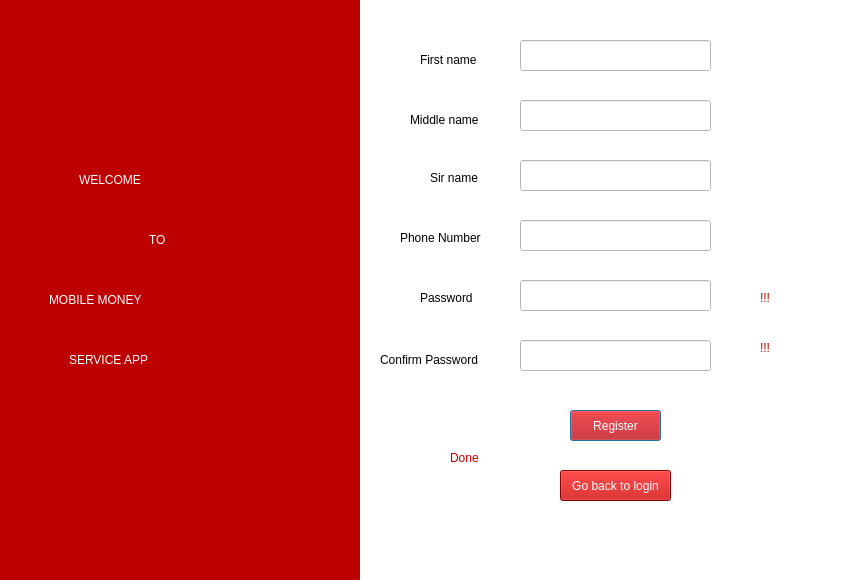
<?xml version="1.0" encoding="UTF-8"?>
<ui version="4.0">
 <class>Dialog</class>
 <widget class="QDialog" name="Dialog">
  <property name="geometry">
   <rect>
    <x>0</x>
    <y>0</y>
    <width>852</width>
    <height>581</height>
   </rect>
  </property>
  <property name="windowTitle">
   <string>Dialog</string>
  </property>
  <property name="styleSheet">
   <string notr="true">background-color: rgb(255, 255, 255);</string>
  </property>
  <widget class="QWidget" name="widget" native="true">
   <property name="geometry">
    <rect>
     <x>-1</x>
     <y>-1</y>
     <width>361</width>
     <height>581</height>
    </rect>
   </property>
   <property name="styleSheet">
    <string notr="true">background-color: rgb(189, 0, 0);
</string>
   </property>
   <widget class="QLabel" name="label_7">
    <property name="geometry">
     <rect>
      <x>150</x>
      <y>220</y>
      <width>51</width>
      <height>41</height>
     </rect>
    </property>
    <property name="styleSheet">
     <string notr="true">color: rgb(255, 255, 255);
font: 75 25pt &quot;Century Gothic&quot;;</string>
    </property>
    <property name="text">
     <string>TO</string>
    </property>
   </widget>
   <widget class="QLabel" name="label_8">
    <property name="geometry">
     <rect>
      <x>70</x>
      <y>340</y>
      <width>201</width>
      <height>41</height>
     </rect>
    </property>
    <property name="styleSheet">
     <string notr="true">color: rgb(255, 255, 255);
font: 75 25pt &quot;Century Gothic&quot;;</string>
    </property>
    <property name="text">
     <string>SERVICE APP</string>
    </property>
   </widget>
   <widget class="QLabel" name="label_9">
    <property name="geometry">
     <rect>
      <x>80</x>
      <y>160</y>
      <width>171</width>
      <height>41</height>
     </rect>
    </property>
    <property name="styleSheet">
     <string notr="true">color: rgb(255, 255, 255);
font: 75 25pt &quot;Century Gothic&quot;;</string>
    </property>
    <property name="text">
     <string>WELCOME</string>
    </property>
   </widget>
   <widget class="QLabel" name="label_10">
    <property name="geometry">
     <rect>
      <x>50</x>
      <y>280</y>
      <width>261</width>
      <height>41</height>
     </rect>
    </property>
    <property name="styleSheet">
     <string notr="true">color: rgb(255, 255, 255);
font: 75 25pt &quot;Century Gothic&quot;;</string>
    </property>
    <property name="text">
     <string>MOBILE MONEY</string>
    </property>
   </widget>
  </widget>
  <widget class="QLineEdit" name="snm">
   <property name="geometry">
    <rect>
     <x>520</x>
     <y>160</y>
     <width>191</width>
     <height>31</height>
    </rect>
   </property>
   <property name="styleSheet">
    <string notr="true">background-color: rgb(255, 255, 255);
font: 75 12pt &quot;Arial&quot;;</string>
   </property>
   <property name="inputMethodHints">
    <set>Qt::ImhDigitsOnly</set>
   </property>
   <property name="alignment">
    <set>Qt::AlignCenter</set>
   </property>
  </widget>
  <widget class="QLineEdit" name="ps">
   <property name="geometry">
    <rect>
     <x>520</x>
     <y>280</y>
     <width>191</width>
     <height>31</height>
    </rect>
   </property>
   <property name="styleSheet">
    <string notr="true">background-color: rgb(255, 255, 255);
font: 75 12pt &quot;Arial&quot;;</string>
   </property>
   <property name="inputMethodHints">
    <set>Qt::ImhDigitsOnly|Qt::ImhHiddenText|Qt::ImhNoAutoUppercase|Qt::ImhNoPredictiveText|Qt::ImhSensitiveData</set>
   </property>
   <property name="inputMask">
    <string notr="true"/>
   </property>
   <property name="text">
    <string notr="true"/>
   </property>
   <property name="echoMode">
    <enum>QLineEdit::Password</enum>
   </property>
   <property name="alignment">
    <set>Qt::AlignCenter</set>
   </property>
  </widget>
  <widget class="QPushButton" name="regist">
   <property name="geometry">
    <rect>
     <x>570</x>
     <y>410</y>
     <width>91</width>
     <height>31</height>
    </rect>
   </property>
   <property name="styleSheet">
    <string notr="true">background-color: rgb(189, 0, 0);
color: rgb(255, 255, 255);
</string>
   </property>
   <property name="text">
    <string>Register</string>
   </property>
  </widget>
  <widget class="QLabel" name="label">
   <property name="geometry">
    <rect>
     <x>430</x>
     <y>170</y>
     <width>71</width>
     <height>16</height>
    </rect>
   </property>
   <property name="styleSheet">
    <string notr="true">font: 75 12pt &quot;Arial&quot;;</string>
   </property>
   <property name="text">
    <string>Sir name</string>
   </property>
  </widget>
  <widget class="QLabel" name="label_2">
   <property name="geometry">
    <rect>
     <x>420</x>
     <y>290</y>
     <width>71</width>
     <height>16</height>
    </rect>
   </property>
   <property name="styleSheet">
    <string notr="true">font: 75 12pt &quot;Arial&quot;;</string>
   </property>
   <property name="text">
    <string>Password</string>
   </property>
  </widget>
  <widget class="QLabel" name="label_3">
   <property name="geometry">
    <rect>
     <x>400</x>
     <y>230</y>
     <width>111</width>
     <height>16</height>
    </rect>
   </property>
   <property name="styleSheet">
    <string notr="true">font: 75 12pt &quot;Arial&quot;;</string>
   </property>
   <property name="text">
    <string>Phone Number</string>
   </property>
  </widget>
  <widget class="QLineEdit" name="nm">
   <property name="geometry">
    <rect>
     <x>520</x>
     <y>220</y>
     <width>191</width>
     <height>31</height>
    </rect>
   </property>
   <property name="styleSheet">
    <string notr="true">background-color: rgb(255, 255, 255);
font: 75 12pt &quot;Arial&quot;;</string>
   </property>
   <property name="inputMethodHints">
    <set>Qt::ImhDigitsOnly</set>
   </property>
   <property name="inputMask">
    <string notr="true">0000000000</string>
   </property>
   <property name="text">
    <string notr="true"/>
   </property>
   <property name="alignment">
    <set>Qt::AlignLeading|Qt::AlignLeft|Qt::AlignVCenter</set>
   </property>
  </widget>
  <widget class="QLabel" name="label_4">
   <property name="geometry">
    <rect>
     <x>380</x>
     <y>350</y>
     <width>131</width>
     <height>20</height>
    </rect>
   </property>
   <property name="styleSheet">
    <string notr="true">font: 75 12pt &quot;Arial&quot;;</string>
   </property>
   <property name="text">
    <string>Confirm Password</string>
   </property>
  </widget>
  <widget class="QLineEdit" name="cps">
   <property name="geometry">
    <rect>
     <x>520</x>
     <y>340</y>
     <width>191</width>
     <height>31</height>
    </rect>
   </property>
   <property name="styleSheet">
    <string notr="true">background-color: rgb(255, 255, 255);
font: 75 12pt &quot;Arial&quot;;</string>
   </property>
   <property name="inputMethodHints">
    <set>Qt::ImhDigitsOnly</set>
   </property>
   <property name="inputMask">
    <string notr="true"/>
   </property>
   <property name="text">
    <string notr="true"/>
   </property>
   <property name="alignment">
    <set>Qt::AlignCenter</set>
   </property>
  </widget>
  <widget class="QPushButton" name="goback">
   <property name="geometry">
    <rect>
     <x>560</x>
     <y>470</y>
     <width>111</width>
     <height>31</height>
    </rect>
   </property>
   <property name="styleSheet">
    <string notr="true">background-color: rgb(189, 0, 0);
color: rgb(255, 255, 255);
</string>
   </property>
   <property name="text">
    <string>Go back to login</string>
   </property>
  </widget>
  <widget class="QLineEdit" name="fnm">
   <property name="geometry">
    <rect>
     <x>520</x>
     <y>40</y>
     <width>191</width>
     <height>31</height>
    </rect>
   </property>
   <property name="styleSheet">
    <string notr="true">background-color: rgb(255, 255, 255);
font: 75 12pt &quot;Arial&quot;;</string>
   </property>
   <property name="inputMethodHints">
    <set>Qt::ImhDigitsOnly</set>
   </property>
   <property name="alignment">
    <set>Qt::AlignCenter</set>
   </property>
  </widget>
  <widget class="QLineEdit" name="mnm">
   <property name="geometry">
    <rect>
     <x>520</x>
     <y>100</y>
     <width>191</width>
     <height>31</height>
    </rect>
   </property>
   <property name="styleSheet">
    <string notr="true">background-color: rgb(255, 255, 255);
font: 75 12pt &quot;Arial&quot;;</string>
   </property>
   <property name="inputMethodHints">
    <set>Qt::ImhDigitsOnly</set>
   </property>
   <property name="inputMask">
    <string notr="true"/>
   </property>
   <property name="text">
    <string notr="true"/>
   </property>
   <property name="alignment">
    <set>Qt::AlignCenter</set>
   </property>
  </widget>
  <widget class="QLabel" name="label_5">
   <property name="geometry">
    <rect>
     <x>410</x>
     <y>110</y>
     <width>91</width>
     <height>20</height>
    </rect>
   </property>
   <property name="styleSheet">
    <string notr="true">font: 75 12pt &quot;Arial&quot;;</string>
   </property>
   <property name="text">
    <string>Middle name</string>
   </property>
  </widget>
  <widget class="QLabel" name="label_6">
   <property name="geometry">
    <rect>
     <x>420</x>
     <y>50</y>
     <width>81</width>
     <height>20</height>
    </rect>
   </property>
   <property name="styleSheet">
    <string notr="true">font: 75 12pt &quot;Arial&quot;;</string>
   </property>
   <property name="text">
    <string>First name</string>
   </property>
  </widget>
  <widget class="QLabel" name="dn">
   <property name="geometry">
    <rect>
     <x>450</x>
     <y>450</y>
     <width>41</width>
     <height>16</height>
    </rect>
   </property>
   <property name="styleSheet">
    <string notr="true">font: 75 12pt &quot;Arial&quot;;
color:  rgb(189, 0, 0);;

</string>
   </property>
   <property name="text">
    <string>Done</string>
   </property>
  </widget>
  <widget class="QLabel" name="db1">
   <property name="geometry">
    <rect>
     <x>760</x>
     <y>290</y>
     <width>21</width>
     <height>16</height>
    </rect>
   </property>
   <property name="styleSheet">
    <string notr="true">font: 75 12pt &quot;Arial&quot;;
color:  rgb(189, 0, 0);;

</string>
   </property>
   <property name="text">
    <string>!!!</string>
   </property>
  </widget>
  <widget class="QLabel" name="db2">
   <property name="geometry">
    <rect>
     <x>760</x>
     <y>340</y>
     <width>21</width>
     <height>16</height>
    </rect>
   </property>
   <property name="styleSheet">
    <string notr="true">font: 75 12pt &quot;Arial&quot;;
color:  rgb(189, 0, 0);;

</string>
   </property>
   <property name="text">
    <string>!!!</string>
   </property>
  </widget>
 </widget>
 <resources/>
 <connections/>
</ui>
